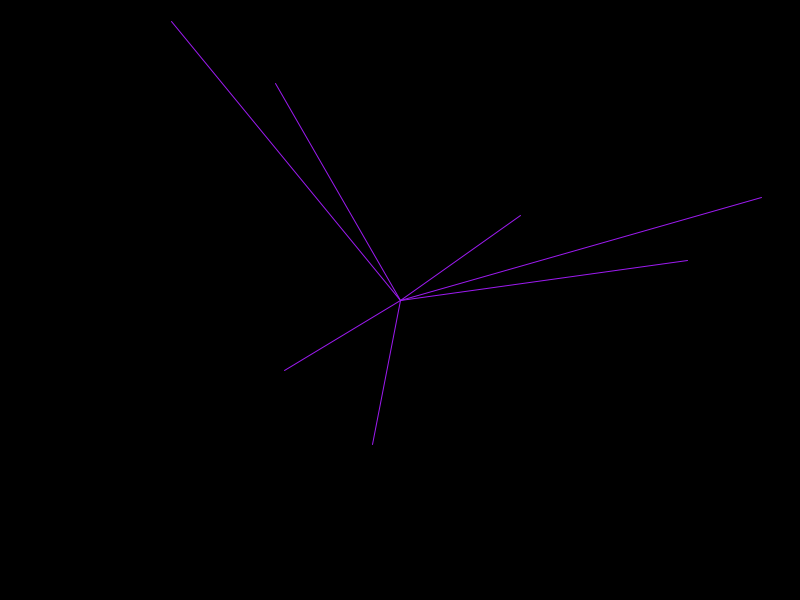
Frame 1 (no input)
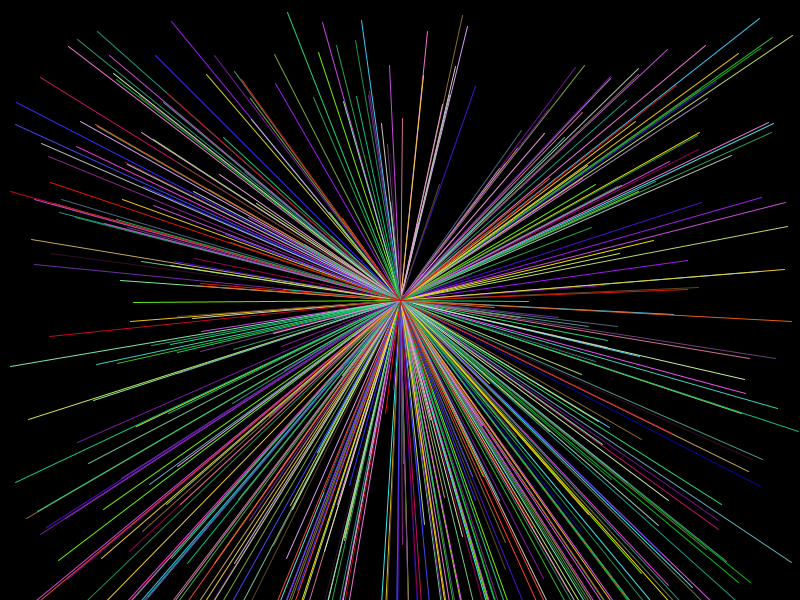
Frame 60 (the mouse pressed at the canvas centre just before this capture)
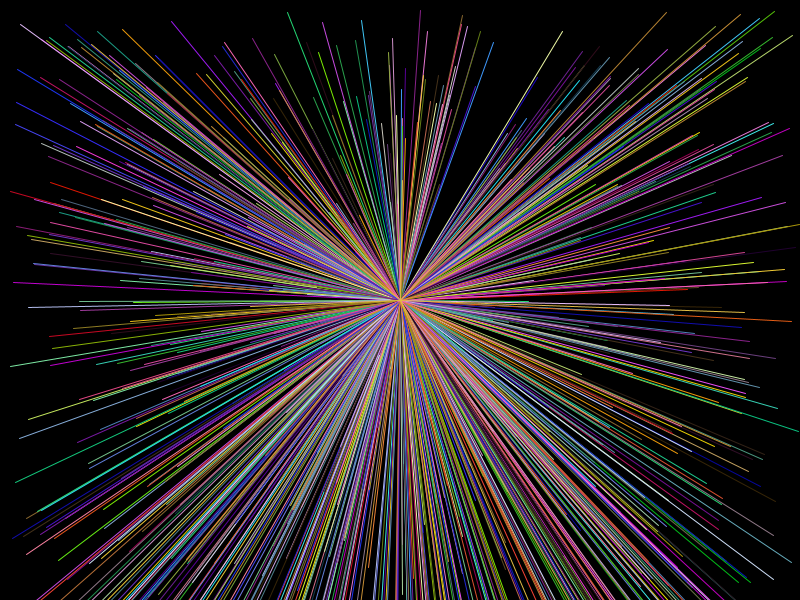
Frame 120 (the mouse held since frame 60 and released just before this capture)

The Processing sketch that drew these frames (run headless with seeded random() and noise(); from frame 60 on, the mouse is pressed at the canvas centre):

// Processing sketch: processing_11136
// ── processing_11136.pde

void setup() {
  size(800,600);
  background(0);
  smooth();
}

void draw() { 
  //should figure out how to do this more efficiently... 
  float a = random(10,800);
  float b = random(10,800);  
  float c = random(10,800);
  float d = random(10,800);  
  float e = random(10,800);
  float f = random(10,800);  
  float g = random(10,800);
  float h = random(10,800);  
  float i = random(10,800);
  float j = random(10,800);  
  float k = random(10,800);
  float l = random(10,800);
  float m = random(10,800);
  float n = random(10,800);
  float ab = random(0,255);
  float bc = random(0,255);
  float cd = random(0,255);
  stroke(ab,bc,cd);
  //same for this...
  line(400,300,a,b);
  line(400,300,c,d);
  line(400,300,e,f);
  line(400,300,g,h);
  line(400,300,i,j);
  line(400,300,k,l);
  line(400,300,m,n);
}
